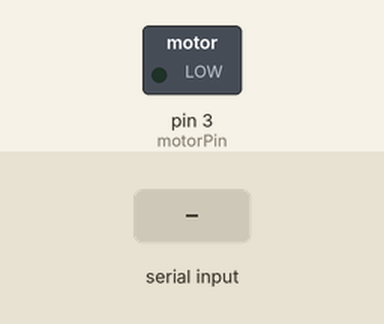
Recording of a sketch running on a simulated Arduino Uno, built with avr-gcc and run on an emulated ATmega328P. Shown: switched loads named in the sketch (green lamp = pin HIGH). The test bench sets the inputs (shaded band). What the sketch prints to the serial monitor is not drawn.

Above: at 1.2 s.
1.3 s: "90,45\n" received over Serial
At 1.7 s:
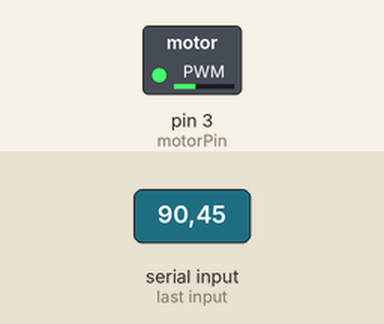
Timing chart, 0 to 11.8 s (numbered marks = the images above; inputs shaded):
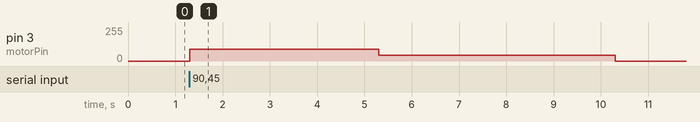

Measured:
- after the input at 1.3 s, pin 3 (motorPin): 0/255 → 90/255 at once, → 45/255 4.0 s later, → 0/255 5.0 s later

The sketch:

code-moteur.ino
```cpp
    /*
    Adafruit Arduino - Lesson 13. DC Motor
    */


    int motorPin = 3;
    int speed = 0 ;

    void setup()
    {
      pinMode(motorPin, OUTPUT);
      Serial.begin(9600);
      while (! Serial);
      Serial.println("Speed 0 to 255");
    }


    void loop()
    {
      if (Serial.available())
      {
        speed = Serial.parseInt();
        if (speed >= 0 && speed <= 255)
        {
          analogWrite(motorPin, speed);
          delay(4000);
        }
      }
    }
```
